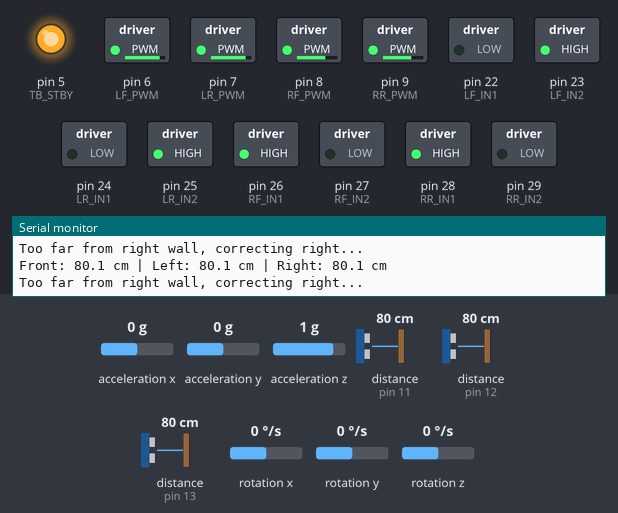
A sketch run on a simulated Arduino Mega 2560, built with avr-gcc and run on an emulated ATmega2560. Shown: switched loads named in the sketch (green lamp = pin HIGH), output pins drawn as LEDs (lit = HIGH), the last lines printed to the serial monitor. Wiring (inferred from the names in the program): 3 × ultrasonic range finder: trigger pin 2, echo pin 11 / trigger pin 3, echo pin 12 / trigger pin 4, echo pin 13. Dashed ring = blinking. The inputs (shaded band) are chosen by the test bench; at power-on: distance to the obstacle (sensors on pin 11, pin 13, pin 12) 80 cm, acceleration x 0 g, acceleration y 0 g, acceleration z 1 g, rotation x 0 °/s, rotation y 0 °/s, rotation z 0 °/s. The echo pulse lasts 58.3 µs per cm; pins used as bus, display or sensor lines are not drawn.

Above: at 3.3 s.
3.4 s: distance to the obstacle (sensor on pin 11) set to 17 cm
4.9 s: distance to the obstacle (sensor on pin 11) set to 13 cm
At 5.03 s:
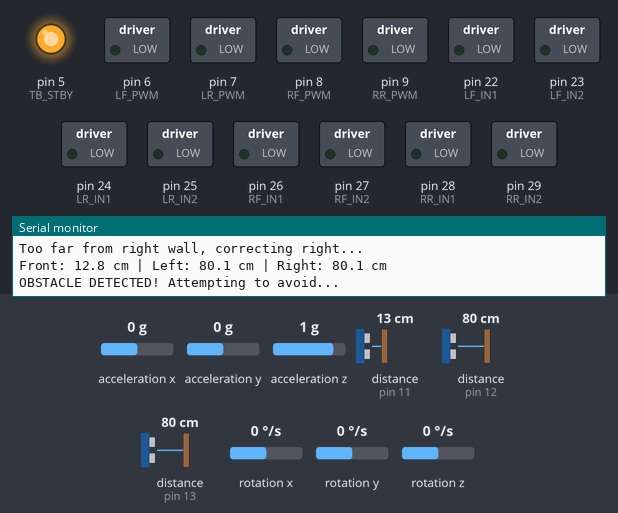
At 5.6 s:
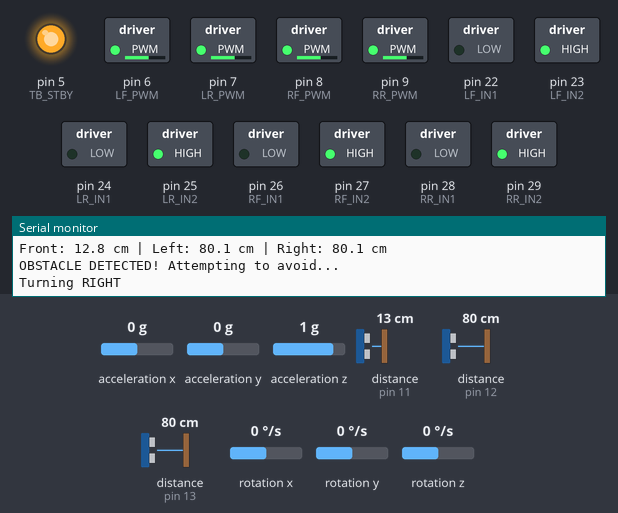
7.9 s: distance to the obstacle (sensor on pin 13) set to 22 cm
10.9 s: distance to the obstacle (sensor on pin 13) set to 19 cm
At 12.3 s:
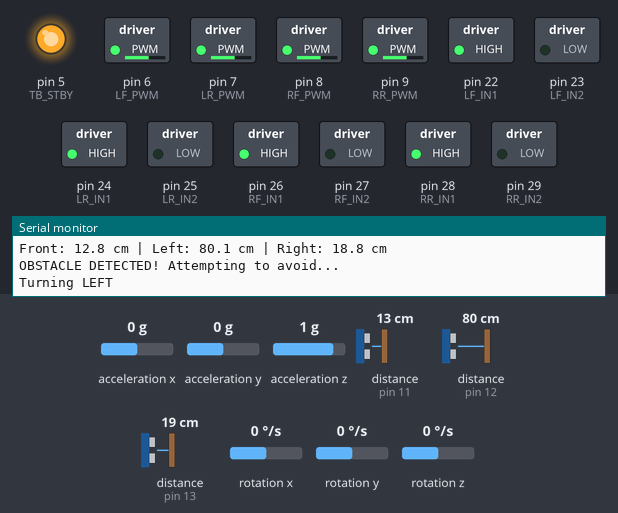
13.9 s: distance to the obstacle (sensor on pin 12) set to 22 cm
16.9 s: distance to the obstacle (sensor on pin 12) set to 18 cm
At 18.1 s:
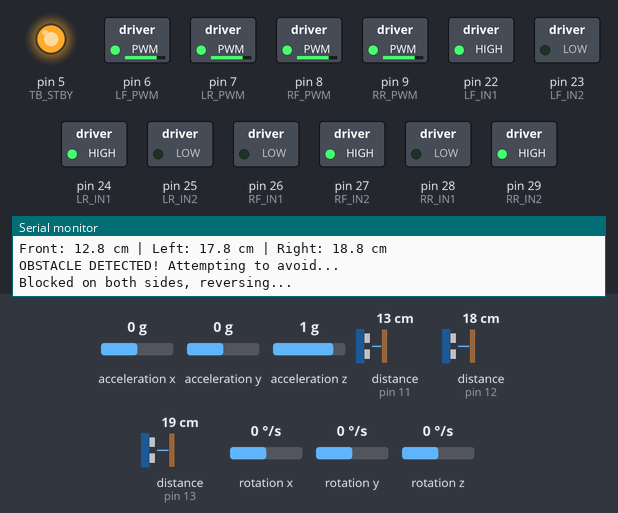
Timing chart, 0 to 20.9 s (numbered marks = the images above; inputs shaded):
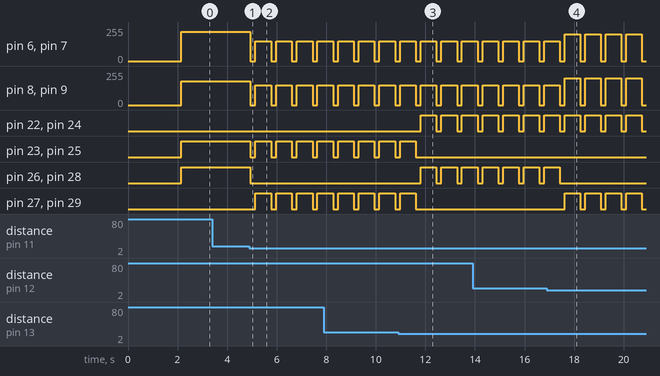

The sketch:

Final_code_v1.ino
```cpp
// Maze solving and obstacle avoiding robot
// Arduino Mega + 2x TB6612 + 3x Ultrasonic + MPU9250

#include <MPU9250_asukiaaa.h>

// ===== MOTOR PINS (Arduino Mega) =====
const uint8_t LF_IN1 = 22, LF_IN2 = 23, LF_PWM = 6;
const uint8_t LR_IN1 = 24, LR_IN2 = 25, LR_PWM = 7;
const uint8_t RF_IN1 = 26, RF_IN2 = 27, RF_PWM = 8;
const uint8_t RR_IN1 = 28, RR_IN2 = 29, RR_PWM = 9;

const bool INVERT_LF = true, INVERT_LR = true;
const bool INVERT_RF = false, INVERT_RR = false;

// ===== TB6612 STBY PIN =====
const uint8_t TB_STBY = 5;

// ===== ULTRASONIC PINS (Arduino Mega) - FIXED: avoid pins 8/9 conflict =====
const uint8_t TRIG_FRONT = 2, ECHO_FRONT = 11;
const uint8_t TRIG_LEFT = 3, ECHO_LEFT = 12;
const uint8_t TRIG_RIGHT = 4, ECHO_RIGHT = 13;

// ===== MPU9250 =====
MPU9250_asukiaaa mpu;

// ===== SENSOR DATA STRUCTURE =====
struct SensorData {
  float front, left, right;
  float accelX, accelY, accelZ;
};

// ===== ROBOT STATE =====
enum RobotState {
  EXPLORING,
  OBSTACLE_DETECTED,
  TURNING,
  WALL_FOLLOWING
};

RobotState currentState = EXPLORING;

// ===== PARAMETERS =====
const float OBSTACLE_DISTANCE = 15.0;  // cm - emergency stop distance for tight spaces
const float WALL_DISTANCE = 10.0;      // cm - target wall following distance for tight spaces
const float MIN_TURN_DISTANCE = 20.0;  // cm - safe distance to turn
const uint8_t SPEED = 200;              // motor speed (0-255) - reduced to prevent supply sag
const uint8_t TURN_SPEED = 150;         // turning speed

// ===== TIMING =====
unsigned long lastSensorRead = 0;
const unsigned long SENSOR_INTERVAL = 100; // ms

// ===== FUNCTION: Set motor speed =====
void setMotor(uint8_t in1, uint8_t in2, uint8_t pwmPin, int16_t speed, bool invert) {
  if (invert) speed = -speed;

  if (speed > 0) {
    digitalWrite(in1, HIGH);
    digitalWrite(in2, LOW);
    analogWrite(pwmPin, constrain(speed, 0, 255));
  } else if (speed < 0) {
    digitalWrite(in1, LOW);
    digitalWrite(in2, HIGH);
    analogWrite(pwmPin, constrain(-speed, 0, 255));
  } else {
    digitalWrite(in1, LOW);
    digitalWrite(in2, LOW);
    analogWrite(pwmPin, 0);
  }
}

// ===== FUNCTION: Stop all motors =====
void stopAll() {
  setMotor(LF_IN1, LF_IN2, LF_PWM, 0, INVERT_LF);
  setMotor(LR_IN1, LR_IN2, LR_PWM, 0, INVERT_LR);
  setMotor(RF_IN1, RF_IN2, RF_PWM, 0, INVERT_RF);
  setMotor(RR_IN1, RR_IN2, RR_PWM, 0, INVERT_RR);
}

// ===== FUNCTION: Move forward =====
void moveForward(uint8_t speed) {
  setMotor(LF_IN1, LF_IN2, LF_PWM, speed, INVERT_LF);
  setMotor(LR_IN1, LR_IN2, LR_PWM, speed, INVERT_LR);
  setMotor(RF_IN1, RF_IN2, RF_PWM, speed, INVERT_RF);
  setMotor(RR_IN1, RR_IN2, RR_PWM, speed, INVERT_RR);
}

// ===== FUNCTION: Turn left =====
void turnLeft(uint8_t speed) {
  setMotor(LF_IN1, LF_IN2, LF_PWM, -speed, INVERT_LF);
  setMotor(LR_IN1, LR_IN2, LR_PWM, -speed, INVERT_LR);
  setMotor(RF_IN1, RF_IN2, RF_PWM, speed, INVERT_RF);
  setMotor(RR_IN1, RR_IN2, RR_PWM, speed, INVERT_RR);
}

// ===== FUNCTION: Turn right =====
void turnRight(uint8_t speed) {
  setMotor(LF_IN1, LF_IN2, LF_PWM, speed, INVERT_LF);
  setMotor(LR_IN1, LR_IN2, LR_PWM, speed, INVERT_LR);
  setMotor(RF_IN1, RF_IN2, RF_PWM, -speed, INVERT_RF);
  setMotor(RR_IN1, RR_IN2, RR_PWM, -speed, INVERT_RR);
}

// ===== FUNCTION: Read ultrasonic distance =====
float readDistance(uint8_t trigPin, uint8_t echoPin) {
  digitalWrite(trigPin, LOW);
  delayMicroseconds(2);
  digitalWrite(trigPin, HIGH);
  delayMicroseconds(10);
  digitalWrite(trigPin, LOW);

  unsigned long duration = pulseIn(echoPin, HIGH, 30000UL);
  if (duration == 0) return -1.0;

  return duration / 58.0;
}

// ===== FUNCTION: Read all sensors =====
SensorData readAllSensors() {
  SensorData data;

  // Read ultrasonic sensors
  data.front = readDistance(TRIG_FRONT, ECHO_FRONT);
  delay(10);
  data.left = readDistance(TRIG_LEFT, ECHO_LEFT);
  delay(10);
  data.right = readDistance(TRIG_RIGHT, ECHO_RIGHT);

  // Read MPU9250 (optional for heading/tilt correction)
  if (mpu.accelUpdate() == 0) {
    data.accelX = mpu.accelX();
    data.accelY = mpu.accelY();
    data.accelZ = mpu.accelZ();
  }

  return data;
}

// ===== FUNCTION: Log sensor data =====
void logSensors(const SensorData& data) {
  Serial.print("Front: ");
  Serial.print(data.front, 1);
  Serial.print(" cm | Left: ");
  Serial.print(data.left, 1);
  Serial.print(" cm | Right: ");
  Serial.print(data.right, 1);
  Serial.println(" cm");
}

// ===== SETUP =====
void setup() {
  Serial.begin(115200);
  Wire.begin();

  // Initialize TB6612 STBY pin (enable drivers)
  pinMode(TB_STBY, OUTPUT);
  digitalWrite(TB_STBY, HIGH);
  delay(100);

  // Initialize motor pins
  pinMode(LF_IN1, OUTPUT); pinMode(LF_IN2, OUTPUT); pinMode(LF_PWM, OUTPUT);
  pinMode(LR_IN1, OUTPUT); pinMode(LR_IN2, OUTPUT); pinMode(LR_PWM, OUTPUT);
  pinMode(RF_IN1, OUTPUT); pinMode(RF_IN2, OUTPUT); pinMode(RF_PWM, OUTPUT);
  pinMode(RR_IN1, OUTPUT); pinMode(RR_IN2, OUTPUT); pinMode(RR_PWM, OUTPUT);

  // Initialize ultrasonic pins
  pinMode(TRIG_FRONT, OUTPUT); pinMode(ECHO_FRONT, INPUT);
  pinMode(TRIG_LEFT, OUTPUT);  pinMode(ECHO_LEFT, INPUT);
  pinMode(TRIG_RIGHT, OUTPUT); pinMode(ECHO_RIGHT, INPUT);

  // Initialize MPU9250
  mpu.setWire(&Wire);
  mpu.beginAccel();
  mpu.beginGyro();
  mpu.beginMag();

  stopAll();
  Serial.println("=== MAZE SOLVER INITIALIZED ===");
  Serial.println("TB6612 STBY enabled, motors ready");
  delay(2000);
}

// ===== MAIN LOOP =====
void loop() {
  unsigned long now = millis();

  if (now - lastSensorRead < SENSOR_INTERVAL) {
    return; // Rate limit sensor reads
  }
  lastSensorRead = now;

  SensorData sensors = readAllSensors();
  logSensors(sensors);

  // ===== STATE MACHINE =====

  // Priority 1: Check for immediate obstacle
  if (sensors.front > 0 && sensors.front < OBSTACLE_DISTANCE) {
    Serial.println("OBSTACLE DETECTED! Attempting to avoid...");
    stopAll();
    delay(200);

    // Decide which direction to turn (RIGHT first)
    if (sensors.right > MIN_TURN_DISTANCE) {
      Serial.println("Turning RIGHT");
      turnRight(TURN_SPEED);
    } else if (sensors.left > MIN_TURN_DISTANCE) {
      Serial.println("Turning LEFT");
      turnLeft(TURN_SPEED);
    } else {
      // Both sides blocked, reverse and try
      Serial.println("Blocked on both sides, reversing...");
      setMotor(LF_IN1, LF_IN2, LF_PWM, -SPEED, INVERT_LF);
      setMotor(LR_IN1, LR_IN2, LR_PWM, -SPEED, INVERT_LR);
      setMotor(RF_IN1, RF_IN2, RF_PWM, -SPEED, INVERT_RF);
      setMotor(RR_IN1, RR_IN2, RR_PWM, -SPEED, INVERT_RR);
    }
    delay(600);
    return;
  }

  // Priority 2: Wall following (right wall preference)
  if (sensors.right > 0 && sensors.right < WALL_DISTANCE - 5.0) {
    // Too close to right wall, move left slightly
    Serial.println("Too close to right wall, correcting left...");
    setMotor(LF_IN1, LF_IN2, LF_PWM, SPEED - 20, INVERT_LF);
    setMotor(LR_IN1, LR_IN2, LR_PWM, SPEED - 20, INVERT_LR);
    setMotor(RF_IN1, RF_IN2, RF_PWM, SPEED + 20, INVERT_RF);
    setMotor(RR_IN1, RR_IN2, RR_PWM, SPEED + 20, INVERT_RR);
  } else if (sensors.right > 0 && sensors.right > WALL_DISTANCE + 5.0) {
    // Too far from right wall, move right slightly
    Serial.println("Too far from right wall, correcting right...");
    setMotor(LF_IN1, LF_IN2, LF_PWM, SPEED + 20, INVERT_LF);
    setMotor(LR_IN1, LR_IN2, LR_PWM, SPEED + 20, INVERT_LR);
    setMotor(RF_IN1, RF_IN2, RF_PWM, SPEED - 20, INVERT_RF);
    setMotor(RR_IN1, RR_IN2, RR_PWM, SPEED - 20, INVERT_RR);
  } else {
    // Good distance from right wall, move forward
    Serial.println("Moving forward (wall-following)");
    moveForward(SPEED);
  }
}
```

Measured:
- the behaviour switches between 16 and 15 cm on distance to the obstacle (sensor on pin 11) (found by bisection; images 0 and 1)
- the behaviour switches between 21 and 20 cm on distance to the obstacle (sensor on pin 13) (found by bisection; images 2 and 3)
- the behaviour switches between 21 and 20 cm on distance to the obstacle (sensor on pin 12) (found by bisection; images 3 and 4)
- after the input at 4.9 s, pin 6 (LF_PWM), pin 7 (LR_PWM): alternates 150/255 for 0.64 s and 0/255 for 0.20 s, starting at once
- after the input at 10.9 s, pin 22 (LF_IN1), pin 24 (LR_IN1), pin 26 (RF_IN1), pin 28 (RR_IN1): alternates HIGH for 0.63 s and LOW for 0.20 s, starting after 0.91 s; pin 23 (LF_IN2), pin 25 (LR_IN2), pin 27 (RF_IN2), pin 29 (RR_IN2): goes on until 11.6 s, then stays LOW
- after the input at 16.9 s, pin 26 (RF_IN1), pin 28 (RR_IN1): goes on until 17.4 s, then stays LOW; pin 27 (RF_IN2), pin 29 (RR_IN2): alternates HIGH for 0.63 s and LOW for 0.20 s, starting after 0.72 s
